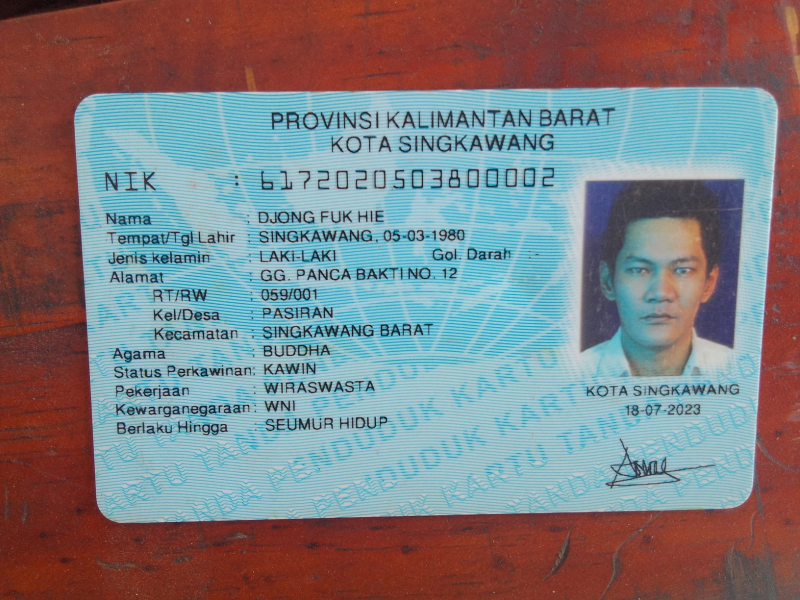
#> input picture input/WhatsApp Image 2026-09-16 at 16.24.58.jpeg, 1600 x 1200 px (shown at 1/2 size)
$ python -i experimental_candidates.py   (imports and definitions only)
#> lines starting #> are read from the running program, lines starting #| are printed output that depends on the picture; after the words box and inside, x2 and y2 are one past the last pixel; in counts of white or black regions, pixels touching at a corner belong together
#> further down, picture is the input picture: shape (1200, 1600, 3); mean B, G, R 129.5, 125.8, 126.8
### autodocscanner/core/quad_validation.py
"""Shared, conservative four-corner geometry checks for offline KTP experiments.

This module does NOT establish that a quadrilateral actually surrounds a KTP.
It intentionally avoids image-specific coordinates, names, and color assumptions.
"""
from __future__ import annotations

import cv2
import numpy as np


def validate_quad(corners, image_shape, *, min_area_ratio=0.015,
                  max_area_ratio=0.985, min_side_px=12):
    """Return (valid, reasons, measurements) in original-image coordinates.

    Geometry-only checks. Frame-adjacent quads are flagged, not automatically
    rejected: a tightly photographed KTP can genuinely fill the photograph.
    """
    reasons = []
    metrics = {}
    if len(image_shape) < 2:
        return False, ["invalid_image_shape"], metrics
    h, w = map(int, image_shape[:2])
    if h <= 0 or w <= 0:
        return False, ["invalid_image_shape"], metrics
    try:
        quad = np.asarray(corners, dtype=np.float64)
    except (TypeError, ValueError):
        return False, ["invalid_points"], metrics
    if quad.shape != (4, 2) or not np.isfinite(quad).all():
        return False, ["invalid_points"], metrics

    # Order cyclically; this also makes convexity and side checks independent
    # of which vertex is supplied first.
    center = quad.mean(axis=0)
    angles = np.arctan2(quad[:, 1] - center[1], quad[:, 0] - center[0])
    ordered = quad[np.argsort(angles)]
    lengths = np.linalg.norm(np.roll(ordered, -1, axis=0) - ordered, axis=1)
    metrics["min_side_px"] = float(lengths.min())
    if (lengths < min_side_px).any():
        reasons.append("short_or_duplicate_side")

    quad32 = ordered.astype(np.float32)
    if not cv2.isContourConvex(quad32):
        reasons.append("non_convex")
    area_ratio = abs(float(cv2.contourArea(quad32))) / float(h * w)
    metrics["area_ratio"] = area_ratio
    if area_ratio < min_area_ratio:
        reasons.append("area_too_small")
    if area_ratio > max_area_ratio:
        reasons.append("area_too_large")

    # Allow a small scale-relative extrapolation from line intersections.
    # Record its magnitude separately; never silently clip corners.
    tolerance_x = max(2.0, w * 0.02)
    tolerance_y = max(2.0, h * 0.02)
    excess_x = np.maximum.reduce([np.zeros(4), -quad[:, 0], quad[:, 0] - (w - 1)])
    excess_y = np.maximum.reduce([np.zeros(4), -quad[:, 1], quad[:, 1] - (h - 1)])
    metrics["outside_excess_px"] = float(max(excess_x.max(), excess_y.max()))
    metrics["slight_extrapolation"] = bool((excess_x > 0).any() or (excess_y > 0).any())
    if ((quad[:, 0] < -tolerance_x) | (quad[:, 0] > (w - 1 + tolerance_x)) |
        (quad[:, 1] < -tolerance_y) | (quad[:, 1] > (h - 1 + tolerance_y))).any():
        reasons.append("outside_image")

    # An informative warning, not a reason for rejection.
    margin = min(h, w) * 0.015
    near = ((quad[:, 0] <= margin) | (quad[:, 0] >= w - 1 - margin) |
            (quad[:, 1] <= margin) | (quad[:, 1] >= h - 1 - margin))
    metrics["near_frame_vertex_count"] = int(near.sum())
    metrics["frame_suspect"] = bool(area_ratio > 0.82 and near.sum() >= 2)
    return not reasons, reasons, metrics

### autodocscanner/core/experimental_candidates.py
"""Experimental OpenCV-only KTP corner candidates.

This module deliberately does not replace the released detector. It proposes
quadrilaterals for later scoring against the stable v1.1.1 baseline.
"""
from __future__ import annotations

import cv2
import numpy as np

from autodocscanner.core.quad_validation import validate_quad


def _ordered(quad):
    """Return four cyclic vertices starting at the top-left-ish vertex."""
    points = np.asarray(quad, dtype=np.float32).reshape(4, 2)
    center = points.mean(axis=0)
    angles = np.arctan2(points[:, 1] - center[1], points[:, 0] - center[0])
    points = points[np.argsort(angles)]
    start = int(np.argmin(points[:, 0] + points[:, 1]))
    return np.roll(points, -start, axis=0)


def contour_candidates(
    image,
    *,
    target_ratio=85.60 / 53.98,
    scales=(640, 1000, 1400),
    max_candidates=24,
):
    """Return candidate quadrilaterals in ORIGINAL-image pixel coordinates.

    No photo-specific thresholds, region names, templates, or identity fields.
    Geometric pre-filtering only; each proposal still needs independent
    candidate scoring/validation before it can supersede the baseline.
    """
#> called with target_ratio = 1.59, scales = (640, 1000, 1400), max_candidates = 24
    if image is None or not isinstance(image, np.ndarray) or image.size == 0:
        return []
    h, w = image.shape[:2]
#> h = 1200; w = 1600
    if min(h, w) < 30:
        return []
    gray = cv2.cvtColor(image, cv2.COLOR_BGR2GRAY) if image.ndim == 3 else image
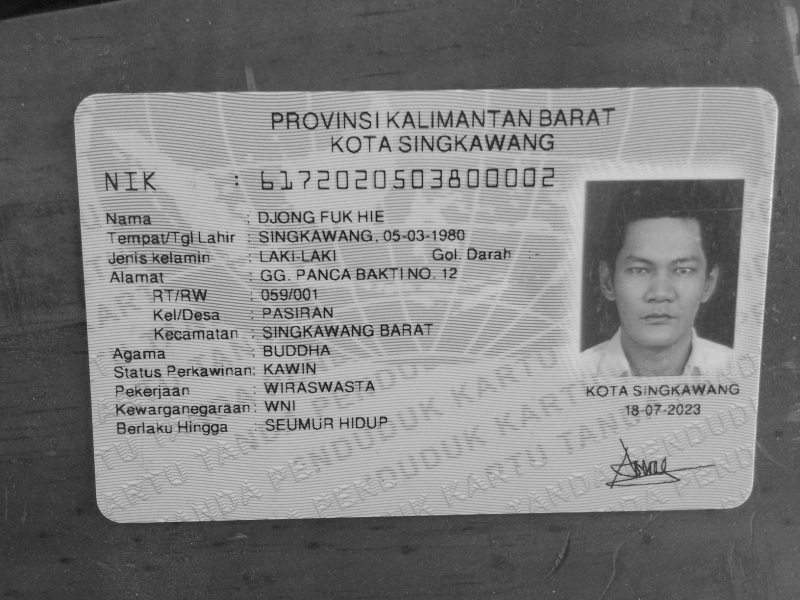
#> gray: shape (1200, 1600) (shown at 1/2 size); min 1, max 246, mean 126.5
    proposals = []

    for longest in scales:
        factor = min(1.0, float(longest) / max(h, w))
        sw, sh = max(2, int(round(w * factor))), max(2, int(round(h * factor)))
        small = cv2.resize(gray, (sw, sh), interpolation=cv2.INTER_AREA)
        blur = cv2.GaussianBlur(small, (5, 5), 0)
        edges = cv2.Canny(blur, 45, 130)
        edges = cv2.morphologyEx(
            edges, cv2.MORPH_CLOSE,
            cv2.getStructuringElement(cv2.MORPH_RECT, (5, 5)),
        )
        contours, _ = cv2.findContours(edges, cv2.RETR_LIST, cv2.CHAIN_APPROX_SIMPLE)
        image_area = float(sw * sh)
        for contour in contours:
            area = abs(cv2.contourArea(contour))
            if area < image_area * .015 or area > image_area * .98:
                continue
            perimeter = cv2.arcLength(contour, True)
            if perimeter < 40:
                continue
            for epsilon in (.012, .025, .045):
                polygon = cv2.approxPolyDP(contour, epsilon * perimeter, True)
                if len(polygon) != 4 or not cv2.isContourConvex(polygon):
                    continue
                quad = _ordered(polygon.reshape(4, 2)) / factor
                lengths = [
                    float(np.linalg.norm(quad[(i + 1) % 4] - quad[i]))
                    for i in range(4)
                ]
                if min(lengths) < 15:
                    continue
                estimated = max(np.mean(lengths[::2]), np.mean(lengths[1::2])) / max(
                    min(np.mean(lengths[::2]), np.mean(lengths[1::2])), 1
                )
                if abs(estimated - target_ratio) / target_ratio > .85:
                    continue
                valid, _, _ = validate_quad(quad, image.shape)
                if not valid:
                    continue
                proposals.append((area / image_area, quad))
                break
#> this loop made 3 passes
#> pass 1, in contour_candidates, `small = cv2.resize(gray, (sw, sh), interpolation=cv2.INTER_AREA)`:
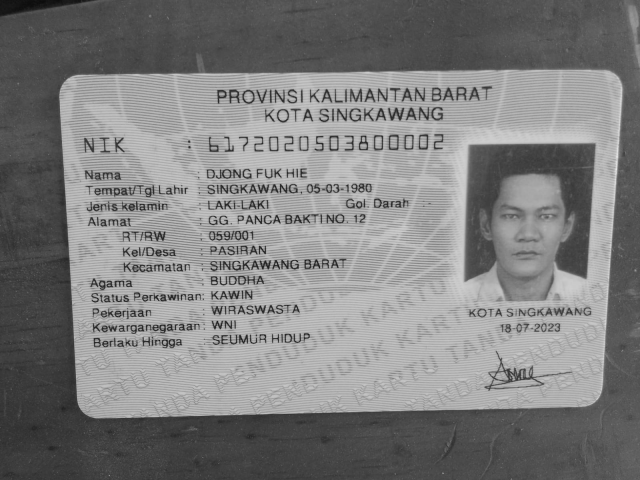
#> small: shape (480, 640); min 12, max 230, mean 126.5
#> pass 1, in contour_candidates, `edges = cv2.Canny(blur, 45, 130)`:
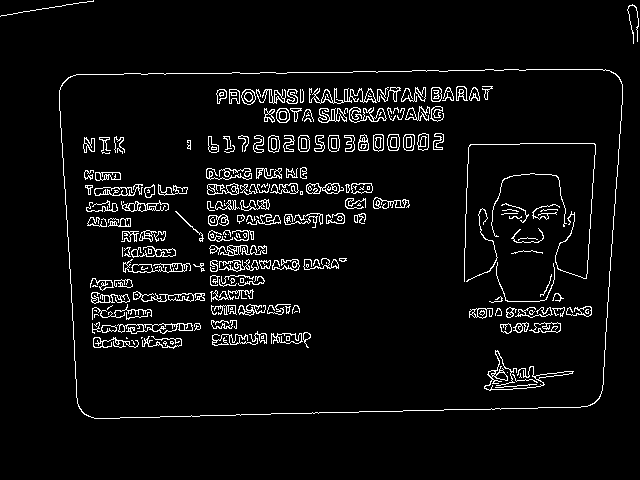
#> edges: shape (480, 640); 5.2% white in thin lines or dots, all inside (x1, y1, x2, y2) = (0, 0, 639, 419)
#> pass 1, in contour_candidates, `edges = cv2.morphologyEx( edges, cv2.MORPH_CLOSE, cv2.getStructuringEl..`:
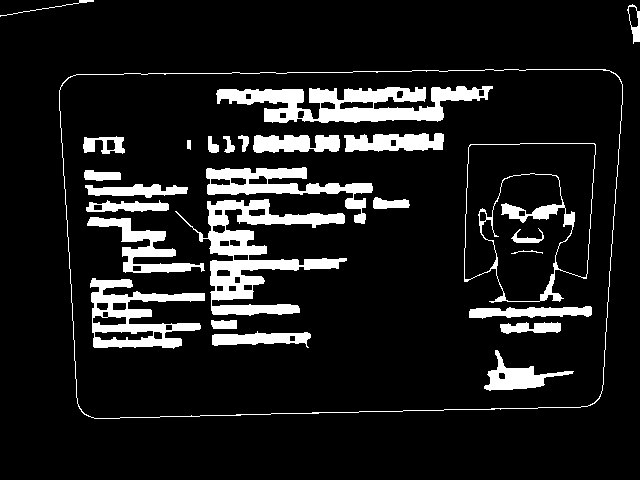
#> edges: shape (480, 640); 11.1% white; 27 white regions, largest, box (x1, y1, x2, y2) and area: (175, 199, 347, 316) 6161, (216, 86, 493, 123) 5537, (90, 278, 205, 349) 3441
#> after the loop:
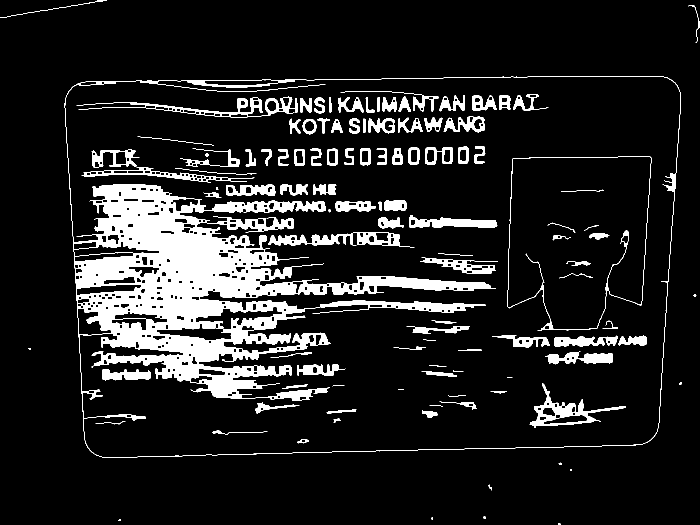
#> edges: shape (1050, 1400) (shown at 1/2 size); 12% white; 112 white regions (9 under 20 px), largest, box (x1, y1, x2, y2) and area: (129, 152, 1362, 916) 115823, (625, 601, 972, 628) 3530, (537, 464, 829, 495) 3462
#> after the loop, proposals = 8 items

    proposals.sort(key=lambda entry: entry[0], reverse=True)
    unique = []
    diagonal = float(np.hypot(w, h))
#> diagonal = 2000
    for _, proposal in proposals:
        if any(
            float(np.mean(np.linalg.norm(proposal - existing, axis=1))) / diagonal < .025
            for existing in unique
        ):
            continue
        unique.append(proposal)
        if len(unique) >= max_candidates:
            break
#> this loop made 8 passes
#> proposal on pass 6: [[1175, 360], [1487.5, 360], [1397.5, 752.5], [1160, 702.5]]
#> after the loop, unique = [[[170, 192.5], [1547.5, 192.5], [1485, 1007.5], [197.5, 1020]], [[1175, 360], [1487.5, 360], [1397.5, 752.5], [1160, 702.5]]]
    return unique

>>> import cv2
>>> picture = cv2.imread('../../input/WhatsApp Image 2026-09-16 at 16.24.58.jpeg')
>>> result = contour_candidates(picture)
#> result has the same summary as unique in contour_candidates
